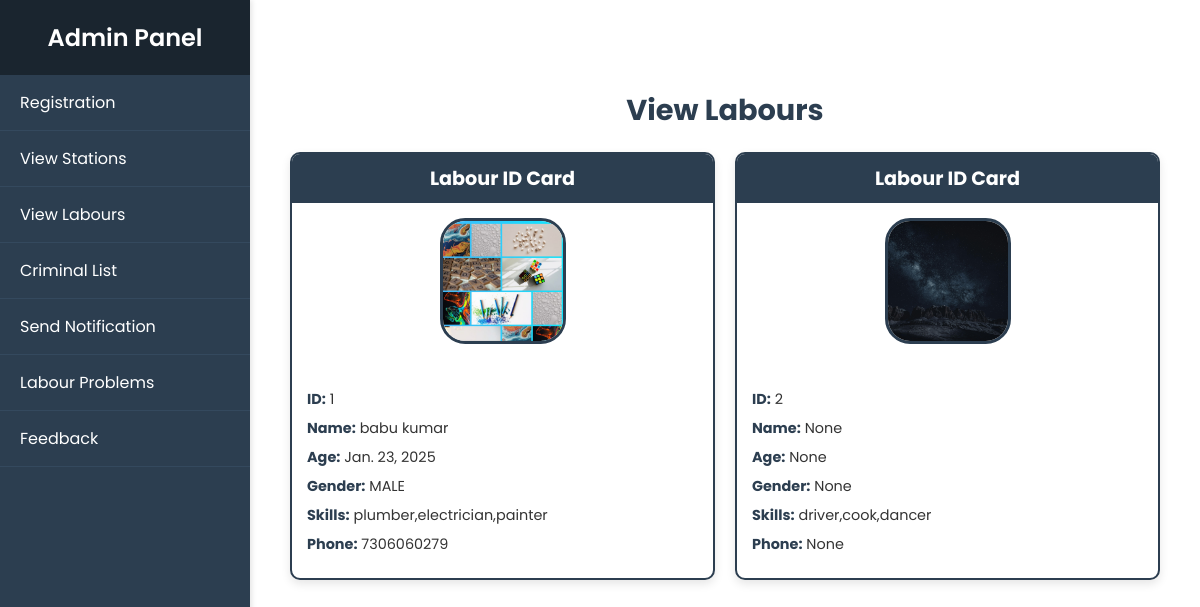
The app's page /my_admin/viewlabours/, older data.
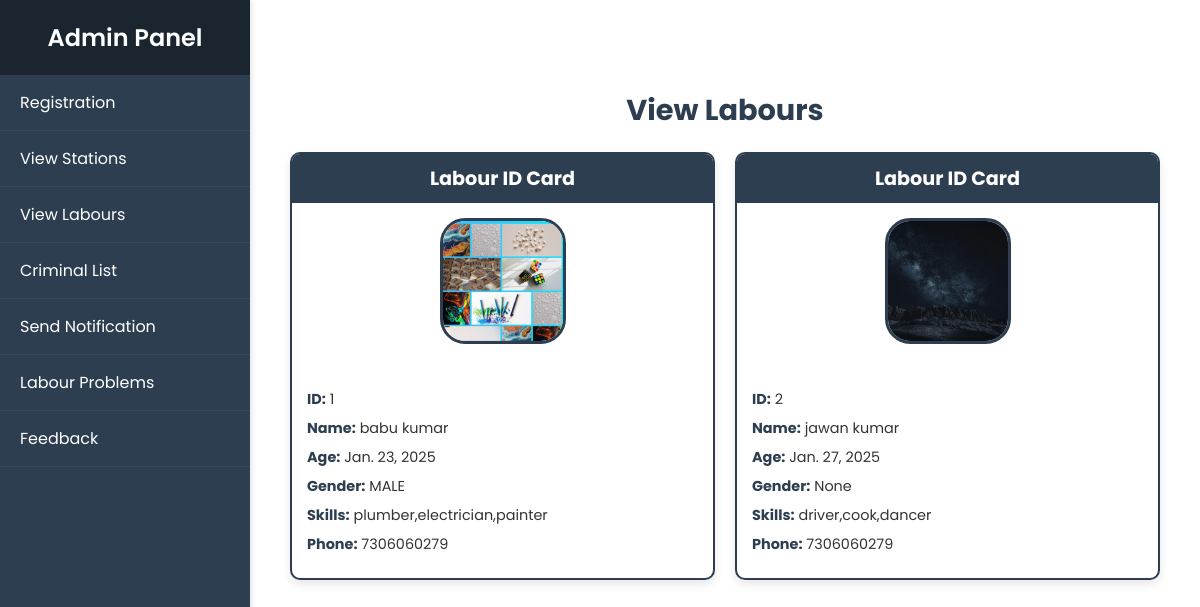
The same page, newer data.
### my_admin/models.py (models this page shows, shortened)
class LabourDetails(models.Model):
    gender=[
        ('MALE','male'),
        ('FEMALE','female'),
        ('OTHER','other')
    ]
    name=models.CharField(max_length=50,null=True,blank=True)
    age=models.DateField(null=True,blank=True)
    gender=models.CharField(max_length=50,null=True,blank=True,choices=gender)
    aadhar_no=models.IntegerField(null=True,blank=True)
    skills=models.CharField(max_length=600,null=True,blank=True)
    phone=models.CharField(max_length=20,null=True,blank=True)
    alternative_phone=models.CharField(max_length=20,null=True,blank=True)
    user_details=models.OneToOneField(LoginDetails,models.CASCADE,null=True,blank=True)
    photo = models.ImageField(null=True, blank=True, upload_to='labour_gallery')
    id_image = models.ImageField(null=True, blank=True, upload_to='labour_gallery')
    ration_card = models.ImageField(null=True, blank=True, upload_to='labour_gallery')
    updated_at = models.DateTimeField(auto_now_add=True)
    created_at = models.DateTimeField(auto_now_add=True)

### my_admin/views.py (the view)
# urls.py: path('viewlabours/',ViewLabours.as_view(),name='viewlabours'),
class ViewLabours(View):
    def get(self,request):
        labours=LabourDetails.objects.select_related('user_details').all()
        return render(request,'my_admin/view_labours.html',{'labour':labours})

### template/my_admin/view_labours.html
{% extends 'my_admin/home.html' %}
{% block body %}
    <div class="labours-container">
        <h3 class="page-title">View Labours</h3>
        <div class="labours-list">
            {% for lab in labour %}
                <div class="labour-card">
                    <div class="labour-header">
                        <h4>Labour ID Card</h4>
                    </div>
                    <div class="labour-photo">
                        <img src="{{ lab.photo.url }}" alt="{{ lab.name }}">
                    </div>
                    <div class="labour-details">
                        <p><strong>ID:</strong> {{ lab.id }}</p>
                        <p><strong>Name:</strong> {{ lab.name }}</p>
                        <p><strong>Age:</strong> {{ lab.age }}</p>
                        <p><strong>Gender:</strong> {{ lab.gender }}</p>
                        <p><strong>Skills:</strong> {{ lab.skills }}</p>
                        <p><strong>Phone:</strong> {{ lab.phone }}</p>
                    </div>
                </div>
            {% endfor %}
        </div>
    </div>
{% endblock %}

Row changes from the older to the newer data that the page shows:
changed LabourDetails "None": name "None" → "jawan kumar"; age "None" → "Jan. 27, 2025"; phone "None" → "7306060279"
